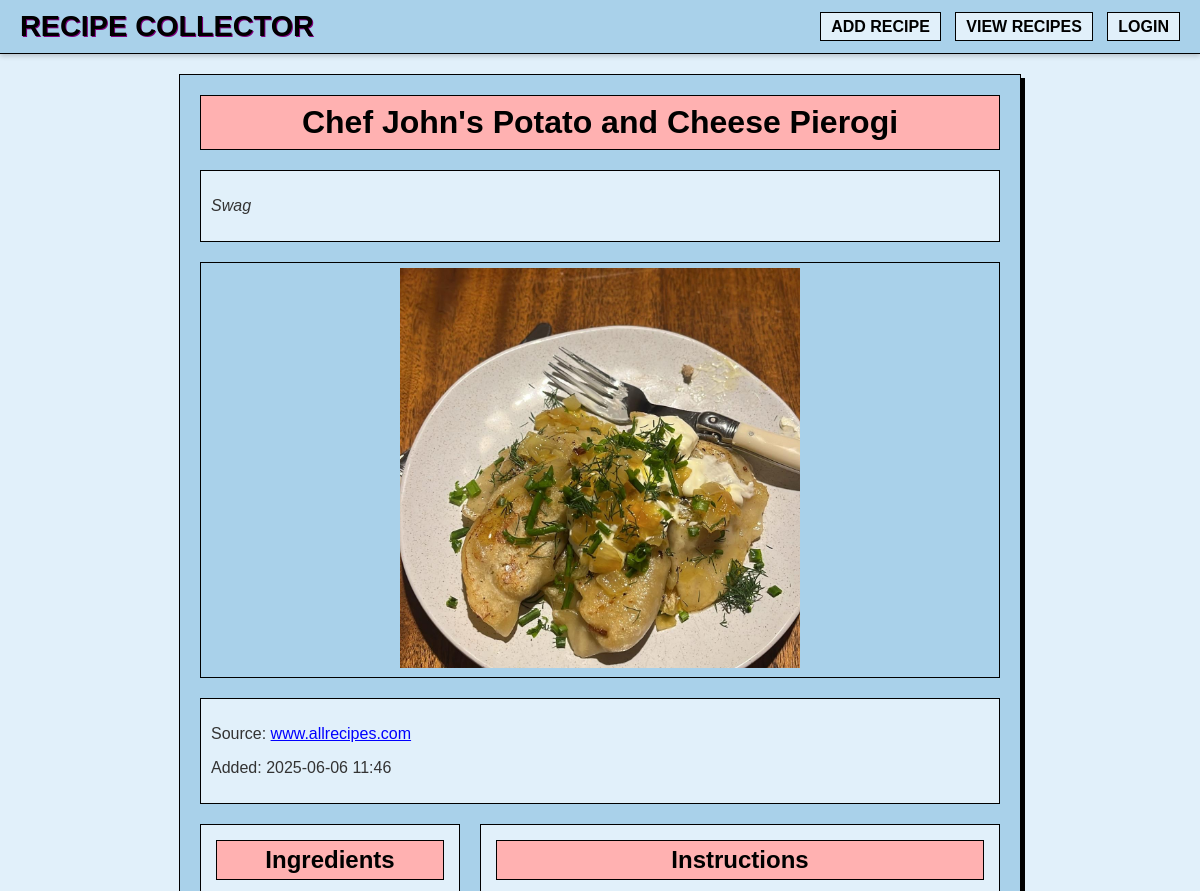
Page /recipe/6 (upper part) on the earlier database version.
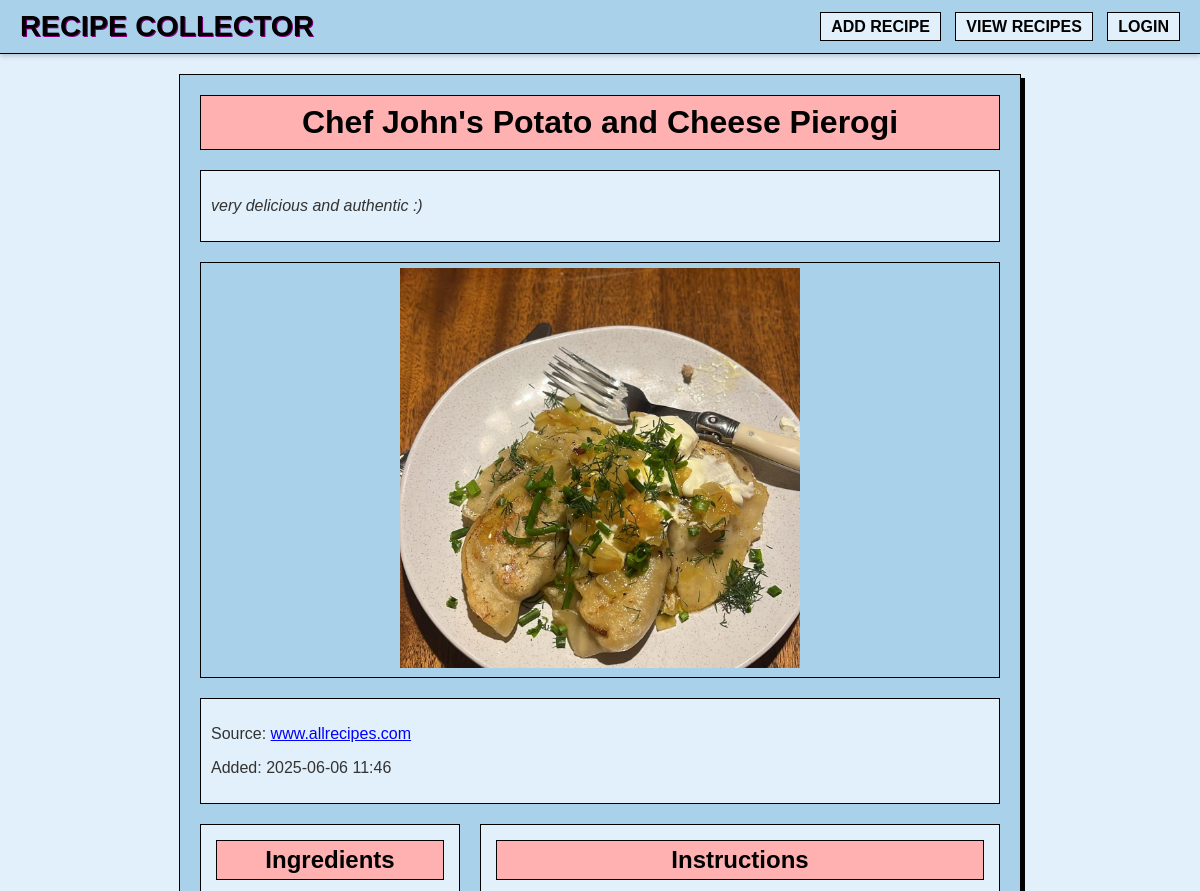
Same page on the later database version.
### app.py (models this page shows, shortened)
class Recipe(db.Model):
    __tablename__ = 'recipe'  # Explicitly set table name
    id = db.Column(db.Integer, primary_key=True)
    title = db.Column(db.String(200), nullable=False)
    ingredients = db.Column(db.Text, nullable=False)
    instructions = db.Column(db.Text, nullable=False)
    source_url = db.Column(db.String(500), nullable=False)
    source_name = db.Column(db.String(200), nullable=False)
    image_url = db.Column(db.String(500), nullable=True)
    created_at = db.Column(db.DateTime, default=datetime.utcnow)
    my_comment = db.Column(db.Text, nullable=True)  # New field for your personal comment

### app.py (the view)
@app.route('/recipe/<int:recipe_id>')
def recipe_detail(recipe_id):
    recipe = Recipe.query.get_or_404(recipe_id)
    return render_template('recipe_detail.html', recipe=recipe, logged_in=session.get('logged_in', False))

### templates/recipe_detail.html (shortened to what this page needs)
{% extends "base.html" %}
{% block content %}
<div class="recipe-detail">
    <h1 class="recipe-detail-title">{{ recipe.title }}</h1>
    {% if recipe.my_comment %}
    <div class="my-recipe-comment">
        <p>{{ recipe.my_comment }}</p>
    </div>
    {% endif %}
    {% if recipe.image_url %}
    <div class="recipe-image">
        <img src="{{ url_for('uploaded_file', filename=recipe.image_url) }}" alt="{{ recipe.title }}">
    </div>
    {% endif %}
    <div class="recipe-info-box">
        <p>Source: <a href="{{ recipe.source_url }}" target="_blank">{{ recipe.source_name }}</a></p>
        <p>Added: {{ recipe.created_at.strftime('%Y-%m-%d %H:%M') }}</p>
    </div>
    <div class="recipe-content-grid">
        <div class="ingredients-box">
            <h2>Ingredients</h2>
        </div>
        <div class="instructions-box">
            <h2>Instructions</h2>
        </div>
    </div>
</div>
{% endblock %}

### templates/base.html (shortened to what this page needs)
<!DOCTYPE html>
<html lang="en">
<head>
</head>
<body>
    <header class="site-header">
        <a href="{{ url_for('home') }}" class="logo">RECIPE COLLECTOR</a>
        <nav class="site-nav">
            <a href="{{ url_for('index') }}">ADD RECIPE</a>
            <a href="{{ url_for('recipes') }}">VIEW RECIPES</a>
            {% if session.logged_in %}
            <a href="{{ url_for('logout') }}">LOGOUT</a>
            {% else %}
            <a href="{{ url_for('login') }}">LOGIN</a>
            {% endif %}
        </nav>
    </header>
    <main>
        {% block content %}{% endblock %}
    </main>
</body>
</html>

### templates/base.html (style rules this page uses)
body { background-color: #ddeff2; font-family: 'Arial', sans-serif; color: #000; margin: 0; padding: 0; display: flex; flex-direction: column; min-height: 100vh; }
.site-header { background-color: #a9d1ea; border-bottom: 1px solid #000; padding: 10px 20px; display: flex; justify-content: space-between; align-items: center; box-shadow: 0 2px 5px rgba(0,0,0,0.2); }
.site-header .logo { font-size: 1.8em; font-weight: bold; color: #000; text-decoration: none; text-shadow: 1px 1px #800080; }
.site-nav a { color: #000; text-decoration: none; font-weight: bold; padding: 5px 10px; border: 1px solid #000; background-color: #e1f0fa; margin-left: 10px; border-radius: 0; transition: background-color 0.1s; }
main { flex-grow: 1; }

### templates/recipe_detail.html (style rules this page uses)
body { background-color: #e1f0fa; font-family: 'Arial', sans-serif; color: #000; }
.recipe-detail { max-width: 800px; margin: 20px auto; padding: 20px; border: 1px solid #000; background-color: #a9d1ea; box-shadow: 4px 4px #000; }
.recipe-detail-title { color: #000; background-color: #ffb1b1; padding: 8px; border: 1px solid #000; text-align: center; font-weight: bold; font-size: 2em; margin-top: 0; margin-bottom: 20px; }
.my-recipe-comment { margin-top: 10px; margin-bottom: 20px; padding: 10px; background-color: #e1f0fa; border: 1px solid #000; font-style: italic; color: #333; }
.recipe-image { margin: 20px 0; text-align: center; border: 1px solid #000; background-color: #a9d1ea; padding: 5px; }
.recipe-image img { max-width: 100%; max-height: 400px; object-fit: contain; border: none; }
.recipe-info-box { margin: 20px 0; color: #333; background-color: #e1f0fa; padding: 10px; border: 1px solid #000; }
.recipe-info-box a { color: #0000ff; text-decoration: underline; }
.recipe-content-grid { display: grid; grid-template-columns: 1fr 2fr; gap: 20px; margin: 20px 0; }
.ingredients-box, .instructions-box { background-color: #e1f0fa; padding: 15px; border: 1px solid #000; }
.ingredients-box h2, .instructions-box h2 { color: #000; background-color: #ffb1b1; padding: 5px; border: 1px solid #000; text-align: center; font-weight: bold; font-size: 1.5em; margin-top: 0; margin-bottom: 15px; }

Differences in the rows shown:
changed Recipe "Chef John's Potato and Cheese Pierogi": my_comment "Swag" → "very delicious and authentic :)"
